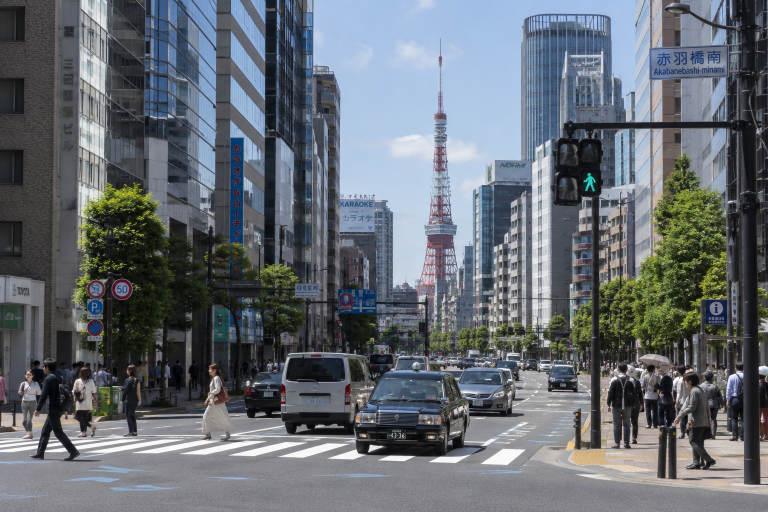
#> input picture m2/mon4visualmedia/segformer-failure/images/test.png, 1536 x 1024 px (shown at 1/2 size)
$ python make_failure_images.py
#> lines starting #> are read from the running program, lines starting #| are printed output that depends on the picture
from PIL import Image, ImageEnhance, ImageFilter
from pathlib import Path
import numpy as np
import random
import io


input_path = Path("images/test.png")  # change if needed
out_dir = Path("images_failure_hard")
out_dir.mkdir(exist_ok=True)

img = Image.open(input_path).convert("RGB")
#> img is the input picture: PIL image 1536x1024 RGB; mean R, G, B 101.8, 107.9, 114.7


def save(img, name):
    img.save(out_dir / name)


def add_noise(image, sigma=35):
#> called with sigma = 28
    arr = np.asarray(image).astype(np.float32)
    noise = np.random.normal(0, sigma, arr.shape)
    arr = np.clip(arr + noise, 0, 255).astype(np.uint8)
    return Image.fromarray(arr)


def add_fog(image, strength=0.75):
    arr = np.asarray(image).astype(np.float32)
    fog = np.ones_like(arr) * 255
    out = arr * (1 - strength) + fog * strength
    out = np.clip(out, 0, 255).astype(np.uint8)
    return Image.fromarray(out)


def add_blue_night(image, brightness=0.12):
#> called with brightness = 0.13
    arr = np.asarray(image).astype(np.float32)
    arr *= brightness
    arr[:, :, 0] *= 0.65  # red down
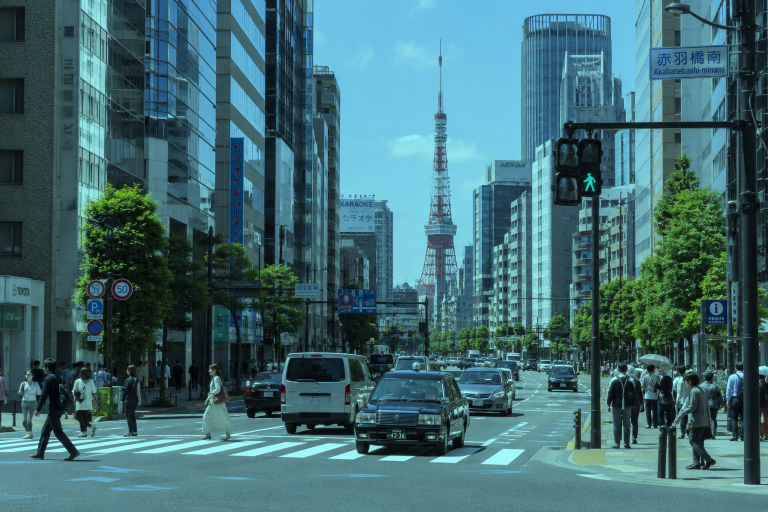
#> arr: shape (1024, 1536, 3) float32 (shown at 1/2 size); mean R, G, B 8.6, 14, 14.9; drawn with min black and max white
    arr[:, :, 1] *= 0.75  # green down
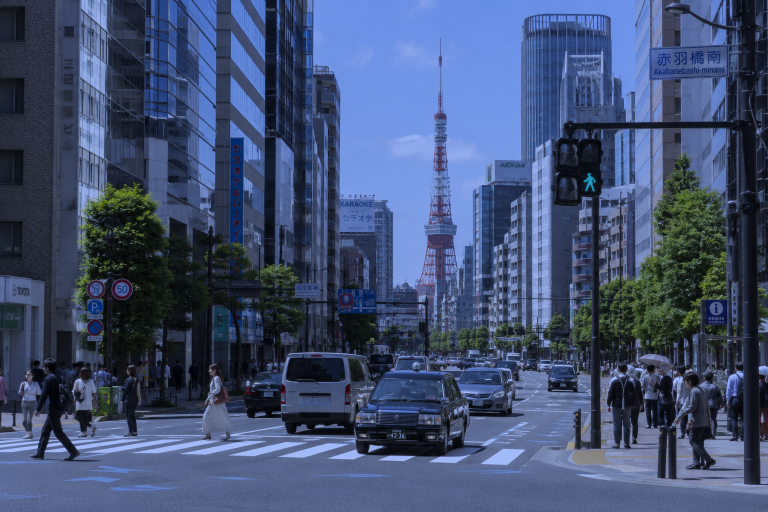
#> arr: shape (1024, 1536, 3) float32 (shown at 1/2 size); mean R, G, B 8.6, 10.5, 14.9; drawn with min black and max white
    arr[:, :, 2] *= 1.45  # blue up
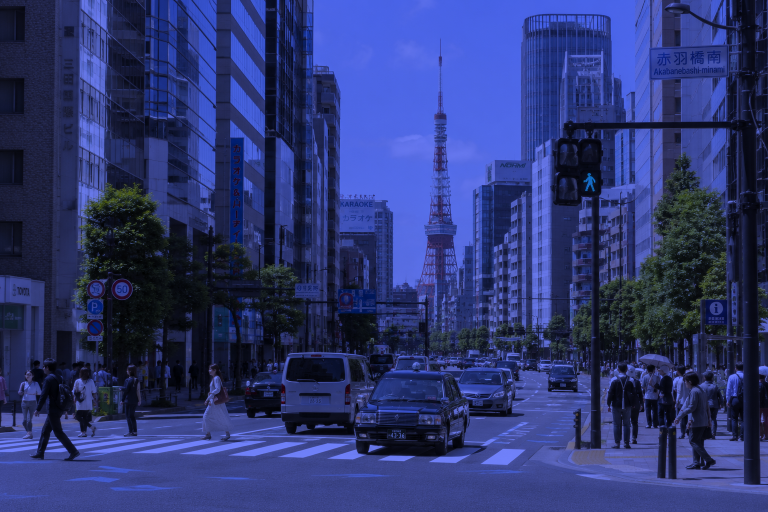
#> arr: shape (1024, 1536, 3) float32 (shown at 1/2 size); mean R, G, B 8.6, 10.5, 21.6; drawn with min black and max white
    arr = np.clip(arr, 0, 255).astype(np.uint8)
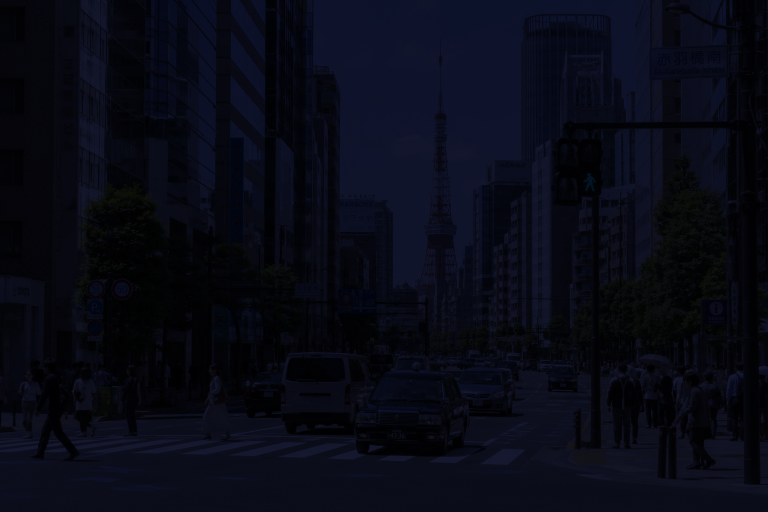
#> arr: shape (1024, 1536, 3) (shown at 1/2 size); mean R, G, B 8.1, 10, 21.1
    return Image.fromarray(arr)


def jpeg_compress(image, quality=5):
    buf = io.BytesIO()
    image.save(buf, format="JPEG", quality=quality)
    buf.seek(0)
    return Image.open(buf).convert("RGB")


def pixelate(image, small_width=96):
    w, h = image.size
    small_h = int(h * small_width / w)
    small = image.resize((small_width, small_h), Image.Resampling.BILINEAR)
    return small.resize((w, h), Image.Resampling.NEAREST)


def motion_blur(image, radius=11):
    # simple horizontal blur kernel
    size = radius
    kernel = [0] * (size * size)
    center = size // 2
    for i in range(size):
        kernel[center * size + i] = 1
    kernel = [v / size for v in kernel]
    return image.filter(ImageFilter.Kernel((size, size), kernel, scale=1))


def add_occlusion(image, num_boxes=8):
    image = image.copy()
    arr = np.asarray(image).copy()
    h, w, _ = arr.shape

    for _ in range(num_boxes):
        x1 = random.randint(0, w - 1)
        y1 = random.randint(0, h - 1)
        box_w = random.randint(w // 12, w // 4)
        box_h = random.randint(h // 12, h // 4)
        x2 = min(w, x1 + box_w)
        y2 = min(h, y1 + box_h)

        color = random.choice([
            [0, 0, 0],
            [255, 255, 255],
            [120, 120, 120],
        ])
        arr[y1:y2, x1:x2] = color

    return Image.fromarray(arr)


# 1. Strong low-light
dark = ImageEnhance.Brightness(img).enhance(0.10)
dark = ImageEnhance.Contrast(dark).enhance(0.55)
save(dark, "failure_01_extreme_dark.png")

# 2. Low-light + sensor noise
dark_noise = add_noise(dark, sigma=28)
save(dark_noise, "failure_02_dark_noise.png")

# 3. Blue night image
blue_night = add_blue_night(img, brightness=0.13)
blue_night = add_noise(blue_night, sigma=20)
save(blue_night, "failure_03_blue_night_noise.png")

# 4. Heavy fog / haze
fog = add_fog(img, strength=0.78)
#> in add_fog, `out = arr * (1 - strength) + fog * strength`:
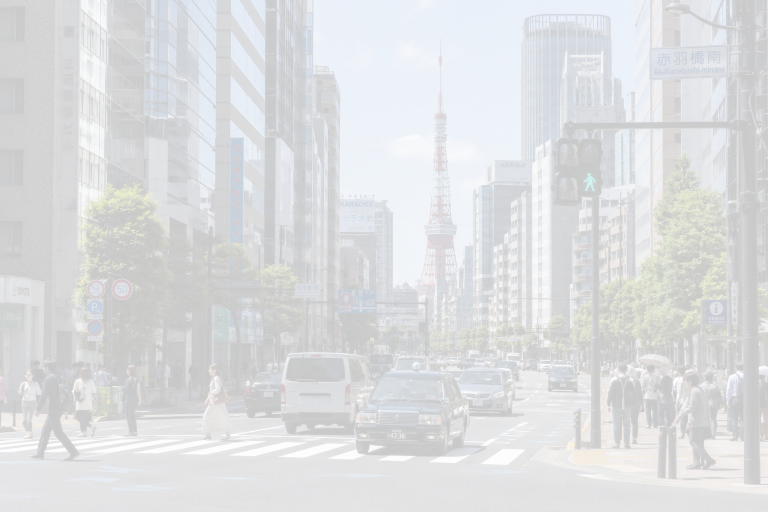
#> out: shape (1024, 1536, 3) float32 (shown at 1/2 size); mean R, G, B 220.9, 222, 223.5
fog = ImageEnhance.Contrast(fog).enhance(0.45)
save(fog, "failure_04_heavy_fog.png")

# 5. Overexposure / whiteout
over = ImageEnhance.Brightness(img).enhance(2.2)
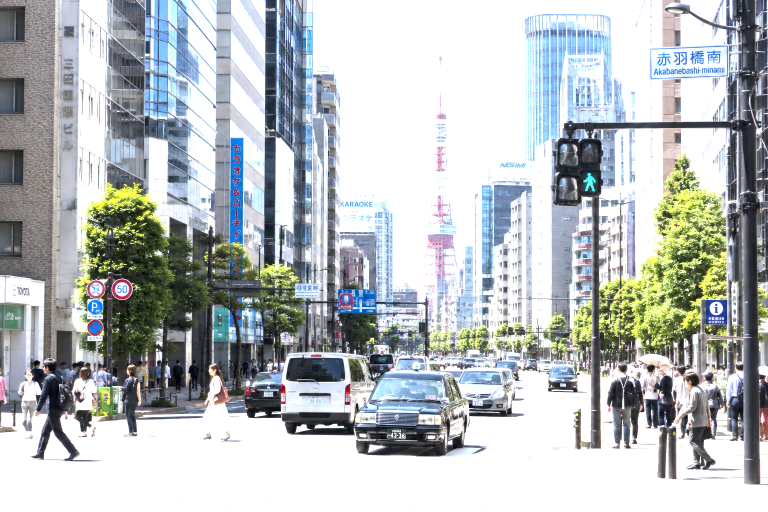
#> over: PIL image 1536x1024 RGB (shown at 1/2 size); mean R, G, B 182.7, 187.9, 189.7
over = ImageEnhance.Contrast(over).enhance(0.35)
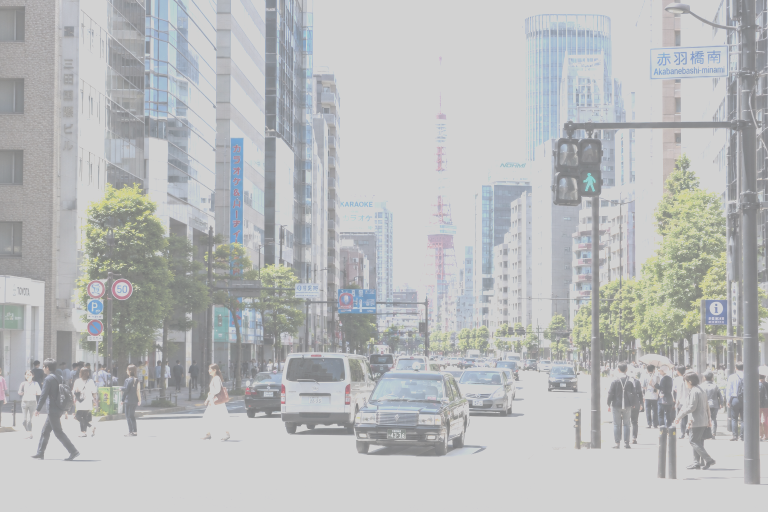
#> over: PIL image 1536x1024 RGB (shown at 1/2 size); mean R, G, B 184.9, 186.7, 187.3
save(over, "failure_05_overexposed.png")

# 6. Strong motion blur
blur = motion_blur(img, radius=17)
#> (the run stopped early here; a loop or call above may not have finished)

$ run again, with m2/mon4visualmedia/segformer-failure/images/vending_machine_2.webp saved as m2/mon4visualmedia/segformer-failure/images/test.png
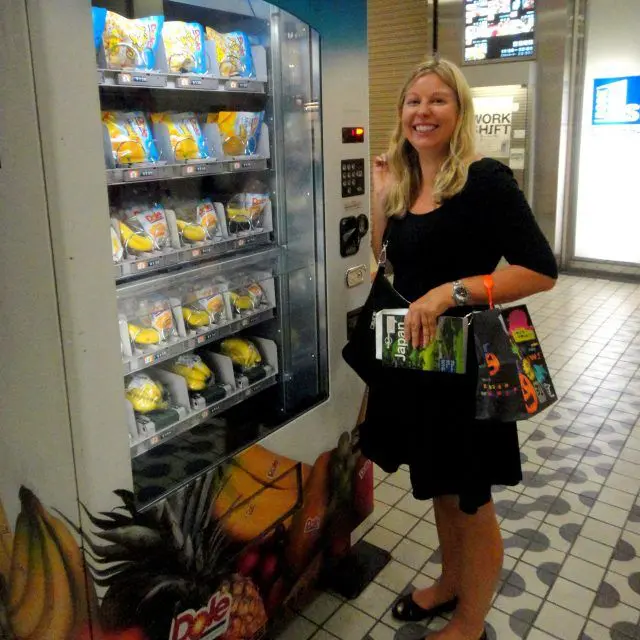
#> input picture m2/mon4visualmedia/segformer-failure/images/vending_machine_2.webp, 640 x 640 px
#> img is the input picture: PIL image 640x640 RGB; mean R, G, B 109, 102.2, 87
#> `over = ImageEnhance.Contrast(over).enhance(0.35)`:
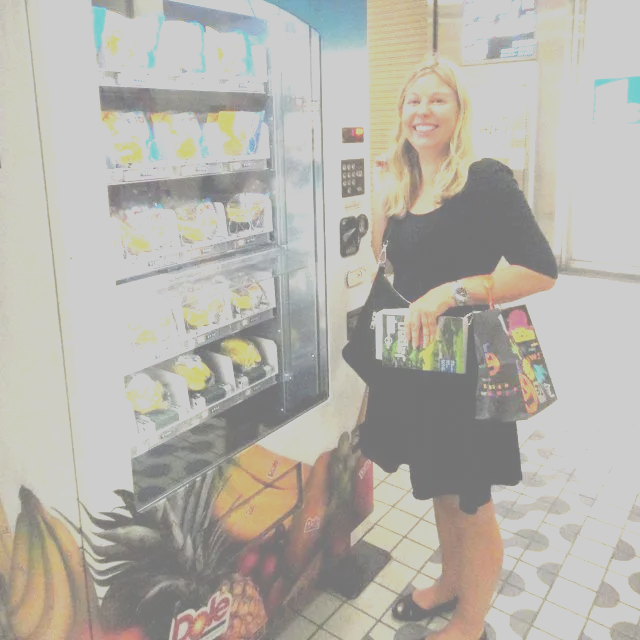
#> over: PIL image 640x640 RGB; mean R, G, B 181.4, 178.3, 170.8
